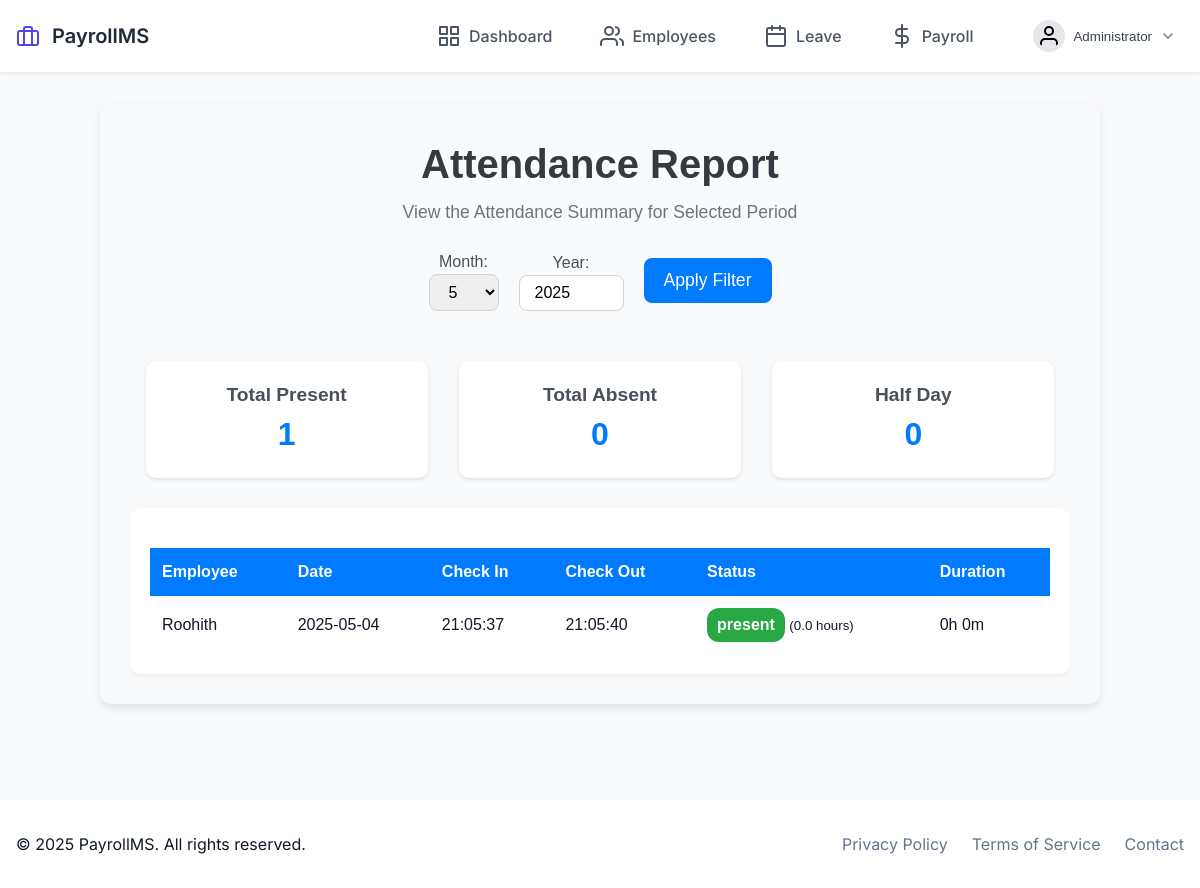
The app's page /attendance/report (signed in), older data.
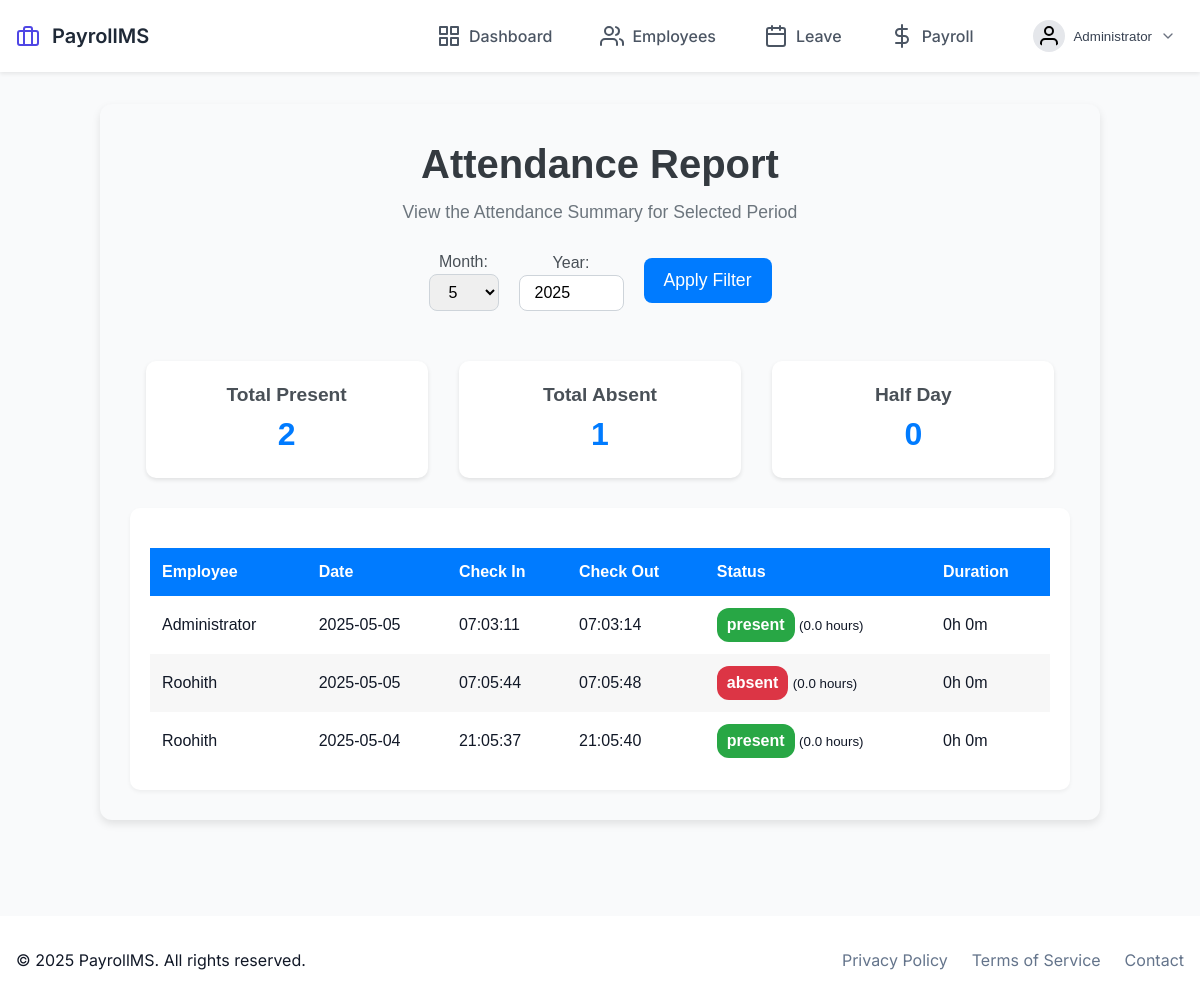
The same page, newer data.
### src/models/attendance.py (models this page shows, shortened)
class Attendance(db.Model):
    __tablename__ = 'attendance'
    id: int = db.Column(db.Integer, primary_key=True)
    employee_id: int = db.Column(db.Integer, db.ForeignKey('employee.id'), nullable=False)
    date: date = db.Column(db.Date, nullable=False)
    time_in: datetime = db.Column(db.DateTime, nullable=False)
    time_out: Optional[datetime] = db.Column(db.DateTime)
    status: str = db.Column(db.String(20), default='present')
    employee = db.relationship('Employee', backref=db.backref('attendances', lazy=True))

### src/models/employee.py (models this page shows, shortened)
class Employee(db.Model):
    __tablename__ = 'employee'
    id: int = db.Column(db.Integer, primary_key=True)
    username: str = db.Column(db.String(80), unique=True, nullable=False)
    password_hash: str = db.Column(db.String(120), nullable=False)
    name: str = db.Column(db.String(100), nullable=False)
    email: str = db.Column(db.String(120), unique=True, nullable=False)
    position: Optional[str] = db.Column(db.String(80))
    salary: float = db.Column(db.Float, nullable=False)
    joining_date: date = db.Column(db.Date, nullable=False)
    role: str = db.Column(db.String(20), default='user')
    base_salary: float = db.Column(db.Float, nullable=False)
    hra: float = db.Column(db.Float, default=0.0)
    da: float = db.Column(db.Float, default=0.0)
    ta: float = db.Column(db.Float, default=0.0)
    pf: float = db.Column(db.Float, default=0.0)
    tax: float = db.Column(db.Float, default=0.0)

### src/routes/attendance.py (the view)
@attendance_bp.route('/report')
@admin_required
def report():
    month = request.args.get('month', datetime.now().month, type=int)
    year = request.args.get('year', datetime.now().year, type=int)
    attendances = Attendance.query.join(Employee).filter(
        db.extract('month', Attendance.date) == month,
        db.extract('year', Attendance.date) == year
    ).order_by(Employee.name, Attendance.date.desc()).all()
    return render_template('attendance/report.html',
                         attendances=attendances,
                         current_month=month,
                         current_year=year)

### src/app.py (called while the page is built)
def create_app():
    app = Flask(__name__)
    app.config.from_object(Config)
    init_app(app)
    from .routes import init_routes
    init_routes(app)
    @app.context_processor
    def utility_processor():
        return {
            'now': datetime.now()
        }
    @app.route('/')
    def home():
        return render_template('home.html')
    return app

### src/routes/auth.py (called while the page is built)
def login_required(f: Callable) -> Callable:
    @wraps(f)
    def decorated_function(*args: Any, **kwargs: Any) -> Union[Response, Any]:
        if 'user_id' not in session:
            flash('Please log in first.', 'danger')
            return redirect(url_for('auth.login'))
        return f(*args, **kwargs)
    return decorated_function

def admin_required(f: Callable) -> Callable:
    @wraps(f)
    @login_required
    def decorated_function(*args: Any, **kwargs: Any) -> Union[Response, Any]:
        if not session.get('is_admin'):
            flash('Admin access required.', 'danger')
            return redirect(url_for('home'))
        return f(*args, **kwargs)
    return decorated_function

### src/templates/attendance/report.html (shortened to what this page needs)
{% extends "base.html" %}
{% block content %}
<div class="attendance-report-container">
    <div class="header">
        <h1>Attendance Report</h1>
        <p class="subheading">View the Attendance Summary for Selected Period</p>
    </div>
    <div class="report-filters">
        <form method="GET" class="filter-form">
            <div class="form-group">
                <label for="month">Month:</label>
                <select name="month" id="month" class="select-input">
                    {% for m in range(1, 13) %}
                    <option value="{{ m }}" {% if m == current_month %}selected{% endif %}>
                        {{ m }}
                    </option>
                    {% endfor %}
                </select>
            </div>
            <div class="form-group">
                <label for="year">Year:</label>
                <input type="number" id="year" name="year" value="{{ current_year }}" min="2000" max="2099" class="input-field">
            </div>
            <button type="submit" class="btn-filter">Apply Filter</button>
        </form>
    </div>
    <div class="report-summary">
        <div class="summary-card">
            <h3>Total Present</h3>
            <p class="summary-count">{{ attendances|selectattr("status", "equalto", "present")|list|length }}</p>
        </div>
        <div class="summary-card">
            <h3>Total Absent</h3>
            <p class="summary-count">{{ attendances|selectattr("status", "equalto", "absent")|list|length }}</p>
        </div>
        <div class="summary-card">
            <h3>Half Day</h3>
            <p class="summary-count">{{ attendances|selectattr("status", "equalto", "half-day")|list|length }}</p>
        </div>
    </div>
    <div class="attendance-table-container">
        <table class="attendance-table">
            <thead>
                <tr>
                    <th>Employee</th>
                    <th>Date</th>
                    <th>Check In</th>
                    <th>Check Out</th>
                    <th>Status</th>
                    <th>Duration</th>
                </tr>
            </thead>
            <tbody>
                {% for attendance in attendances %}
                <tr>
                    <td>{{ attendance.employee.name }}</td>
                    <td>{{ attendance.date.strftime('%Y-%m-%d') }}</td>
                    <td>{{ attendance.time_in.strftime('%H:%M:%S') }}</td>
                    <td>{{ attendance.time_out.strftime('%H:%M:%S') if attendance.time_out else 'Not checked out' }}</td>
                    <td>
                        <span class="status-badge status-{{ attendance.status }}">
                            {{ attendance.status }}
                        </span>
                        {% if attendance.time_out %}
                            {% set duration = (attendance.time_out - attendance.time_in).total_seconds() / 3600 %}
                            <small>({{ duration|round(2) }} hours)</small>
                        {% endif %}
                    </td>
                    <td>
                        {% if attendance.time_out %}
                            {% set duration = attendance.time_out - attendance.time_in %}
                            {{ duration.total_seconds()|int // 3600 }}h
                            {{ (duration.total_seconds()|int % 3600) // 60 }}m
                        {% else %}
                            -
                        {% endif %}
                    </td>
                </tr>
                {% endfor %}
            </tbody>
        </table>
    </div>
</div>
{% endblock %}

### src/templates/base.html (shortened to what this page needs)
<!DOCTYPE html>
<html lang="en">
<head>
</head>
<body>
    <nav class="navbar">
        <div class="container">
            <div class="nav-content">
                <a href="{{ url_for('home') }}" class="nav-brand">
                    <i data-feather="briefcase" class="nav-icon"></i>
                    <span class="nav-title">PayrollMS</span>
                </a>
                <div class="nav-links">
                    {% if session.get('user_id') %}
                        {% if session.get('is_admin') %}
                            <a href="{{ url_for('admin.dashboard') }}" class="nav-link {{ 'active' if request.endpoint == 'admin.dashboard' }}">
                                <i data-feather="grid"></i>
                                <span>Dashboard</span>
                            </a>
                            <a href="{{ url_for('employee.list') }}" class="nav-link {{ 'active' if request.endpoint == 'employee.list' }}">
                                <i data-feather="users"></i>
                                <span>Employees</span>
                            </a>
                            <a href="{{ url_for('leave.list_requests') }}" class="nav-link {{ 'active' if request.endpoint == 'leave.list_requests' }}">
                                <i data-feather="calendar"></i>
                                <span>Leave</span>
                            </a>
                            <a href="{{ url_for('payroll.calculate') }}" class="nav-link {{ 'active' if request.endpoint == 'payroll.calculate' }}">
                                <i data-feather="dollar-sign"></i>
                                <span>Payroll</span>
                            </a>
                        {% endif %}
                        <div class="profile-dropdown">
                            <button class="dropdown-toggle">
                                <div class="profile-info">
                                    <i data-feather="user" class="profile-avatar"></i>
                                    <span class="profile-name">{{ session.get('user_name', 'User') }}</span>
                                </div>
                                <i data-feather="chevron-down" class="dropdown-arrow"></i>
                            </button>
                        </div>
                    {% else %}
                        <a href="{{ url_for('auth.login') }}" class="nav-link">
                            <i data-feather="log-in"></i>
                            <span>Login</span>
                        </a>
                    {% endif %}
                </div>
            </div>
        </div>
    </nav>
    <main class="main-content">
        <div class="container">
            {% block content %}{% endblock %}
        </div>
    </main>
    <footer class="footer">
        <div class="container">
            <div class="footer-content">
                <p>&copy; {{ now.year }} PayrollMS. All rights reserved.</p>
                <div class="footer-links">
                    <a href="#">Privacy Policy</a>
                    <a href="#">Terms of Service</a>
                    <a href="#">Contact</a>
                </div>
            </div>
        </div>
    </footer>
</body>
</html>

Row changes from the older to the newer data that the page shows:
now on this page (row unchanged): Employee: get "Administrator"
added Attendance: employee.name "Administrator", date "2025-05-05", time_in "07:03:11", time_out "07:03:14", status "present", duration "0.0", total_seconds "0", value "0"
added Attendance: employee.name "Roohith", date "2025-05-05", time_in "07:05:44", time_out "07:05:48", status "absent", duration "0.0", total_seconds "0", value "0"
Text that changed along with them:
{{ attendances|selectattr("status", "equalto", "present")|list|length }}: "1" → "2"
{{ attendances|selectattr("status", "equalto", "absent")|list|length }}: "0" → "1"
{{ session.get('user_name', 'User') }}: "Administrator" → (not shown)
